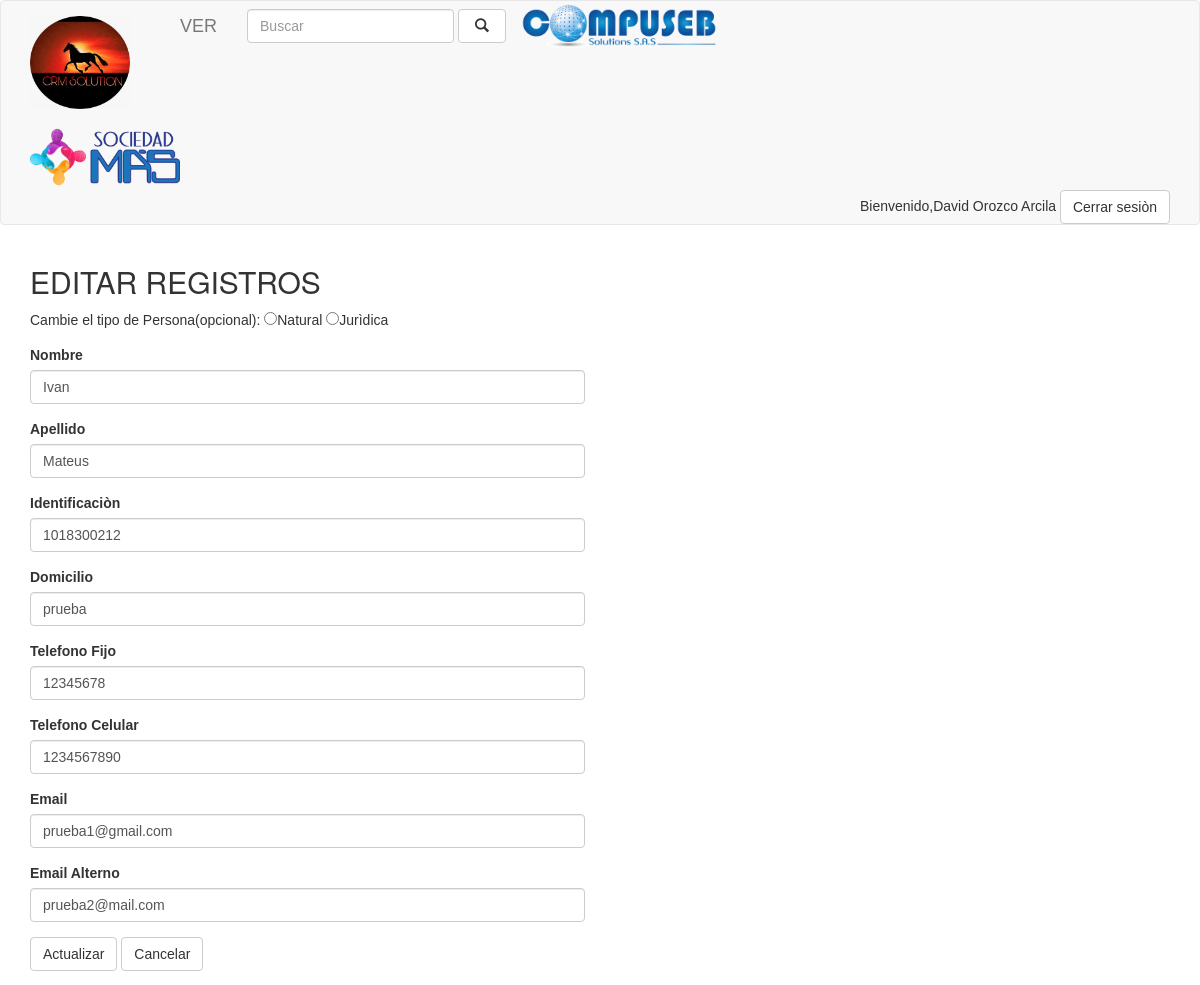
Screenshot of /editar.php?id=3 (signed in) with the database file from the repository.
### tables this page shows
CREATE TABLE `personas` (
  `id` int(11) NOT NULL,
  `nombre` varchar(500) NOT NULL,
  `apellido` varchar(500) DEFAULT NULL,
  `identificacion` varchar(50) NOT NULL,
  `tipo_persona` varchar(50) NOT NULL,
  `direccion` varchar(100) DEFAULT NULL,
  `telefono` varchar(100) DEFAULT NULL,
  `celular` int(50) DEFAULT NULL,
  `email` varchar(100) NOT NULL,
  `email2` varchar(100) DEFAULT NULL,
  `created_at` datetime NOT NULL
);

### php/formulario.php (the view, shortened to what this page needs)
<?php
include "conexion.php";
$sql1= "select * from personas where id = ".$_GET["id"];
$query = $con->query($sql1);
$person = null;
if($query->num_rows>0){
while ($r=$query->fetch_object()){
  $person=$r;
  break;
}
  }
?>
<?php if($person!=null):?>
<form role="form" method="post" action="php/actualizar.php">
    <div class="form-group">
    Cambie el tipo de Persona(opcional):
   <input type="radio"id="tipo_per" name="tipo_per" onChange="mostrar(this.value)" value="Natural" >Natural
   <input type="radio"id="tipo_per" name="tipo_per" onChange="mostrar(this.value)" value="Jurìdica">Jurìdica
      </div>
  <div class="form-group">
    <label for="name">Nombre</label>
    <input type="text" class="form-control" value="<?php echo $person->nombre; ?>" name="name" required>
  </div>
  <div class="form-group">
    <label for="lastname">Apellido</label>
    <input type="text" class="form-control" value="<?php echo $person->apellido; ?>" name="lastname" required>
  </div>
      <div class="form-group">
    <label for="lastname">Identificaciòn</label>
    <input type="text" class="form-control" value="<?php echo $person->identificacion; ?>" name="identif" required>
  </div>
  <div class="form-group">
    <label for="address">Domicilio</label>
    <input type="text" class="form-control" value="<?php echo $person->direccion; ?>" name="address" required>
  </div>
  <div class="form-group">
    <label for="phone">Telefono Fijo</label>
    <input type="text" class="form-control" value="<?php echo $person->telefono; ?>" name="phone" >
  </div>
     <div class="form-group">
    <label for="phone">Telefono Celular</label>
    <input type="text" class="form-control" value="<?php echo $person->celular; ?>" name="cell" >
  </div>
      <div class="form-group">
    <label for="email">Email</label>
    <input type="email" class="form-control" value="<?php echo $person->email; ?>" name="email" >
  </div>
      <div class="form-group">
    <label for="email2">Email Alterno</label>
    <input type="email" class="form-control" value="<?php echo $person->email2; ?>" name="email2" >
  </div>
  <button type="submit" class="btn btn-default">Actualizar</button>
  <a href="ver.php"class="btn btn-default" align="right">Cancelar</a>
</form>
<?php else:?>
  <p class="alert alert-danger">404 No se encuentra</p>
<?php endif;?>

### rows the page displays
personas: name "Ivan", lastname "Mateus", identif "1018300212", address "prueba", phone "12345678", cell "1234567890", email "prueba1@gmail.com", email2 "prueba2@mail.com"

### other values shown
$_SESSION['user_id'] "David Orozco Arcila"
